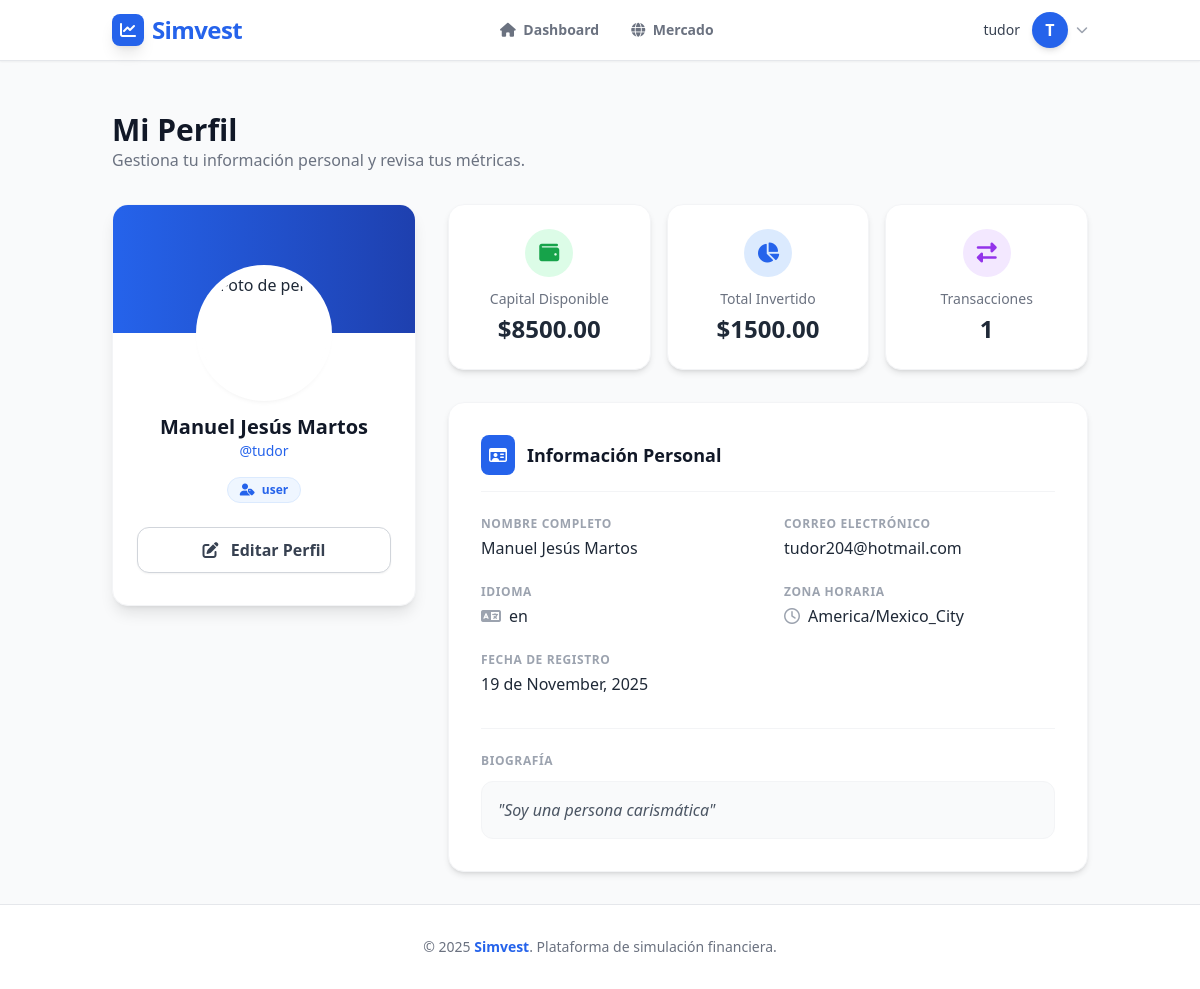
Page /profile/ (signed in) on the earlier database version.
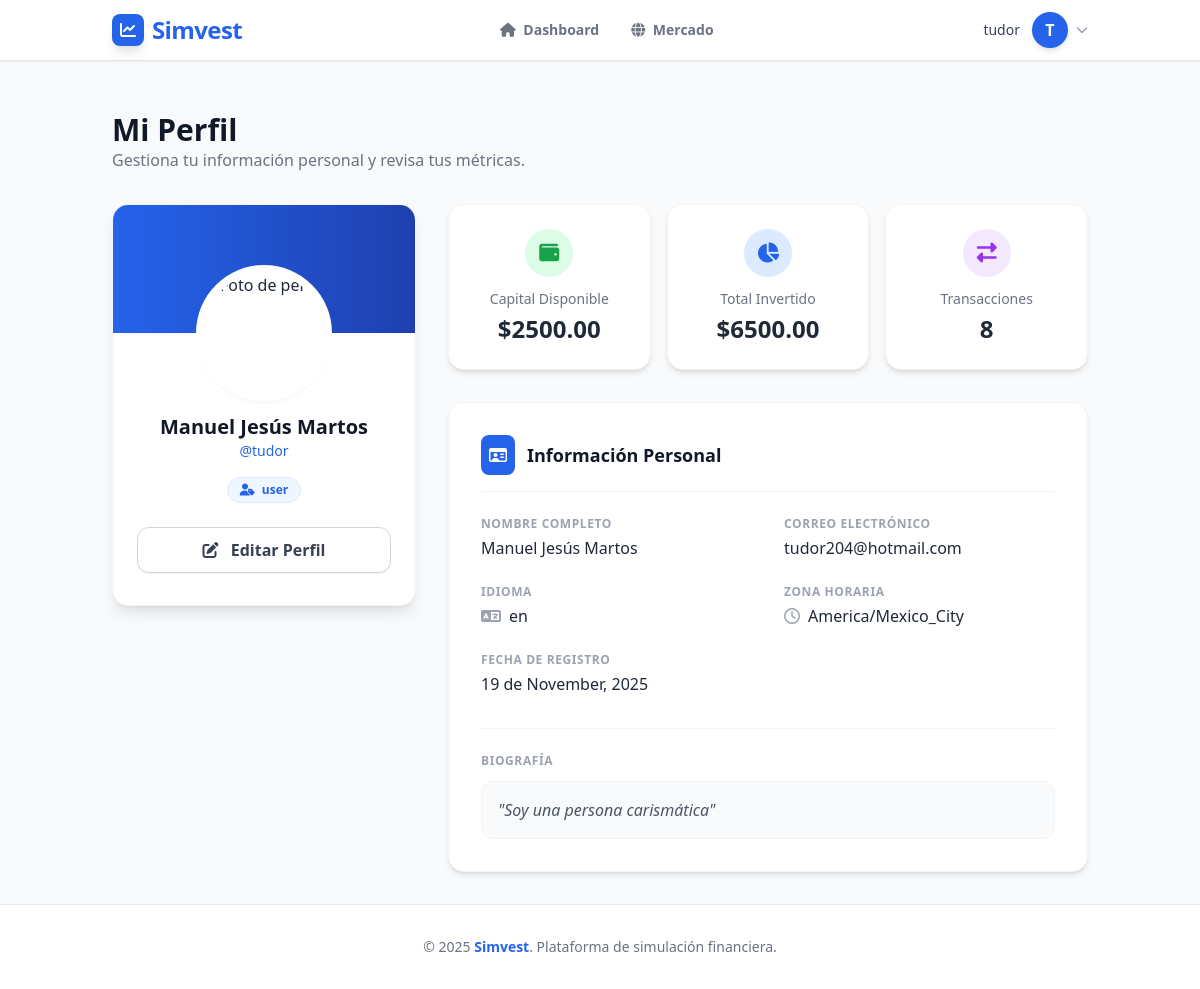
Same page on the later database version.
### app/models.py (models this page shows, shortened)
class User(db.Model, UserMixin):
    __tablename__ = 'users'
    id = db.Column(db.Integer, primary_key=True)
    username = db.Column(db.String(20), unique=True, nullable=False)
    email = db.Column(db.String(120), unique=True, nullable=False)
    password_hash = db.Column(db.String(128), nullable=False)  # Cambiado de password a password_hash
    first_name = db.Column(db.String(50))
    last_name = db.Column(db.String(50))
    capital = db.Column(db.Float, nullable=False, default=10000.00)
    created_at = db.Column(db.DateTime, nullable=False, default=datetime.utcnow)
    last_login = db.Column(db.DateTime)
    is_active = db.Column(db.Boolean, default=True)
    is_verified = db.Column(db.Boolean, default=False)
    profile_picture = db.Column(db.String(255))
    bio = db.Column(db.Text)
    language = db.Column(db.String(10), default='es')
    timezone = db.Column(db.String(50), default='UTC')
    role = db.Column(db.String(20), default='user')
    @property
    def password(self):
        raise AttributeError('La contraseña no es un atributo legible')
    @password.setter
    def password(self, password):
        self.set_password(password)
    def get_full_name(self):
        if self.first_name and self.last_name:
            return f"{self.first_name} {self.last_name}"
        return self.username

### app/controllers/ProfileController.py (the view)
@profile_bp.route('/', methods=['GET'])
@login_required
def profile():
    total_invested = 0
    if hasattr(current_user, 'holdings'):
        for holding in current_user.holdings:
            total_invested += (holding.quantity * holding.purchase_price)
    transactions_count = 0
    if hasattr(current_user, 'transactions'):
        transactions_count = len(current_user.transactions)
    return render_template('Profile/profile.html',
                           user=current_user,
                           total_invested=total_invested,
                           transactions_count=transactions_count)

### app/models.py (called while the page is built)
@login_manager.user_loader
def load_user(user_id):
    return db.session.get(User, int(user_id))

### app/templates/Profile/profile.html (shortened to what the changed rows need)
{% extends "base.html" %}
{% block content %}
<div class="max-w-6xl mx-auto">
    <div class="mb-8">
        <h1 class="text-3xl font-bold text-gray-900 dark:text-white">Mi Perfil</h1>
    </div>
    <div class="grid grid-cols-1 lg:grid-cols-12 gap-8">
        <div class="lg:col-span-4">
            <div class="bg-white dark:bg-gray-800 rounded-2xl shadow-lg border border-gray-100 dark:border-gray-700 overflow-hidden sticky top-24">
                <div class="px-6 pb-8 relative">
                    <div class="text-center">
                        <h2 class="text-xl font-bold text-gray-900 dark:text-white">
                            {{ user.get_full_name() or user.username }}
                        </h2>
                        <p class="text-sm text-simvest-blue dark:text-simvest-lightblue font-medium mb-4">
                            @{{ user.username }}
                        </p>
                        <div class="flex justify-center gap-2 mb-6">
                            <span class="px-3 py-1 rounded-full text-xs font-semibold bg-blue-50 text-blue-600 dark:bg-blue-900/30 dark:text-blue-200 border border-blue-100 dark:border-blue-800">
                                <i class="fa-solid fa-user-tag mr-1"></i> {{ user.role or 'Inversor' }}
                            </span>
                        </div>
                        <a href="{{ url_for('profile.edit_profile') }}"
                           class="w-full block bg-white dark:bg-gray-700 border border-gray-300 dark:border-gray-600 text-gray-700 dark:text-gray-200 font-semibold py-2.5 px-4 rounded-xl hover:bg-gray-50 dark:hover:bg-gray-600 transition duration-200 shadow-sm">
                           <i class="fa-solid fa-pen-to-square mr-2"></i> Editar Perfil
                        </a>
                    </div>
                </div>
            </div>
        </div>
        <div class="lg:col-span-8 space-y-8">
            <div class="grid grid-cols-1 md:grid-cols-3 gap-4">
                <div class="bg-white dark:bg-gray-800 p-6 rounded-2xl shadow-md border border-gray-100 dark:border-gray-700 flex flex-col items-center text-center hover:shadow-lg transition-shadow">
                    <div class="w-12 h-12 bg-green-100 text-green-600 dark:bg-green-900/30 dark:text-green-400 rounded-full flex items-center justify-center mb-3 text-xl">
                        <i class="fa-solid fa-wallet"></i>
                    </div>
                    <p class="text-sm text-gray-500 dark:text-gray-400 font-medium">Capital Disponible</p>
                    <h3 class="text-2xl font-bold text-gray-800 dark:text-white mt-1">
                        ${{ "%.2f"|format(user.capital) }}
                    </h3>
                </div>
                <div class="bg-white dark:bg-gray-800 p-6 rounded-2xl shadow-md border border-gray-100 dark:border-gray-700 flex flex-col items-center text-center hover:shadow-lg transition-shadow">
                    <div class="w-12 h-12 bg-blue-100 text-simvest-blue dark:bg-blue-900/30 dark:text-blue-400 rounded-full flex items-center justify-center mb-3 text-xl">
                        <i class="fa-solid fa-chart-pie"></i>
                    </div>
                    <p class="text-sm text-gray-500 dark:text-gray-400 font-medium">Total Invertido</p>
                    <h3 class="text-2xl font-bold text-gray-800 dark:text-white mt-1">
                        ${{ "%.2f"|format(total_invested) }}
                    </h3>
                </div>
                <div class="bg-white dark:bg-gray-800 p-6 rounded-2xl shadow-md border border-gray-100 dark:border-gray-700 flex flex-col items-center text-center hover:shadow-lg transition-shadow">
                    <div class="w-12 h-12 bg-purple-100 text-purple-600 dark:bg-purple-900/30 dark:text-purple-400 rounded-full flex items-center justify-center mb-3 text-xl">
                        <i class="fa-solid fa-right-left"></i>
                    </div>
                    <p class="text-sm text-gray-500 dark:text-gray-400 font-medium">Transacciones</p>
                    <h3 class="text-2xl font-bold text-gray-800 dark:text-white mt-1">
                        {{ transactions_count }}
                    </h3>
                </div>
            </div>
            <div class="bg-white dark:bg-gray-800 rounded-2xl shadow-md border border-gray-100 dark:border-gray-700 p-8">
                <div class="grid grid-cols-1 md:grid-cols-2 gap-y-6 gap-x-8">
                    <div>
                        <label class="block text-xs font-semibold text-gray-400 uppercase tracking-wider mb-1">Nombre Completo</label>
                        <p class="text-gray-800 dark:text-gray-200 font-medium">
                            {{ user.first_name }} {{ user.last_name }}
                        </p>
                    </div>
                    <div>
                        <label class="block text-xs font-semibold text-gray-400 uppercase tracking-wider mb-1">Correo Electrónico</label>
                        <p class="text-gray-800 dark:text-gray-200 font-medium">{{ user.email }}</p>
                    </div>
                    <div>
                        <label class="block text-xs font-semibold text-gray-400 uppercase tracking-wider mb-1">Idioma</label>
                        <p class="text-gray-800 dark:text-gray-200 font-medium flex items-center gap-2">
                            <i class="fa-solid fa-language text-gray-400"></i> {{ user.language or 'Español' }}
                        </p>
                    </div>
                    <div>
                        <label class="block text-xs font-semibold text-gray-400 uppercase tracking-wider mb-1">Zona Horaria</label>
                        <p class="text-gray-800 dark:text-gray-200 font-medium flex items-center gap-2">
                            <i class="fa-regular fa-clock text-gray-400"></i> {{ user.timezone or 'UTC' }}
                        </p>
                    </div>
                    <div>
                        <label class="block text-xs font-semibold text-gray-400 uppercase tracking-wider mb-1">Fecha de Registro</label>
                        <p class="text-gray-800 dark:text-gray-200 font-medium">
                            {{ user.created_at.strftime('%d de %B, %Y') }}
                        </p>
                    </div>
                </div>
                {% if user.bio %}
                <div class="mt-8 pt-6 border-t border-gray-100 dark:border-gray-700">
                    <label class="block text-xs font-semibold text-gray-400 uppercase tracking-wider mb-3">Biografía</label>
                    <div class="bg-gray-50 dark:bg-gray-700/50 p-4 rounded-xl text-gray-600 dark:text-gray-300 italic border border-gray-100 dark:border-gray-600">
                        "{{ user.bio }}"
                    </div>
                </div>
                {% endif %}
            </div>
        </div>
    </div>
</div>
{% endblock %}

### app/templates/base.html (shortened to what this page needs)
<!DOCTYPE html>
<html lang="es" class="scroll-smooth">
<head>
  <script src="https://cdn.tailwindcss.com"></script>
  <link href="https://unpkg.com/aos@2.3.1/dist/aos.css" rel="stylesheet">
  <link rel="stylesheet" href="https://cdnjs.cloudflare.com/ajax/libs/font-awesome/6.4.0/css/all.min.css">
</head>
<body class="font-sans text-simvest-gray bg-simvest-bg dark:bg-simvest-darkbg dark:text-gray-100 transition-colors duration-300">
  <header class="bg-white/90 dark:bg-gray-800/90 backdrop-blur-md shadow-sm fixed w-full top-0 z-50 border-b border-gray-200 dark:border-gray-700 transition-colors duration-300">
    <div class="container mx-auto flex justify-between items-center px-6 py-3">
      <a href="{{ url_for('dashboard.dashboard') }}" class="flex items-center gap-2 group">
        <div class="w-8 h-8 bg-simvest-blue text-white flex items-center justify-center rounded-lg shadow-lg group-hover:rotate-12 transition-transform">
            <i class="fa-solid fa-chart-line"></i>
        </div>
        <span class="text-2xl font-extrabold tracking-tight text-simvest-blue dark:text-simvest-lightblue">
          Simvest
        </span>
      </a>
      {% if current_user.is_authenticated %}
      <nav class="hidden md:flex items-center space-x-8">
          <a href="{{ url_for('dashboard.dashboard') }}"
             class="text-sm font-semibold transition-colors duration-200
             {% if request.endpoint == 'dashboard.dashboard' %} text-simvest-blue dark:text-simvest-lightblue {% else %} text-gray-500 hover:text-simvest-blue dark:text-gray-400 dark:hover:text-white {% endif %}">
             <i class="fa-solid fa-house mr-1"></i> Dashboard
          </a>
          <a href="{{ url_for('market.market') }}"
             class="text-sm font-semibold transition-colors duration-200
             {% if request.endpoint == 'market.market' %} text-simvest-blue dark:text-simvest-lightblue {% else %} text-gray-500 hover:text-simvest-blue dark:text-gray-400 dark:hover:text-white {% endif %}">
             <i class="fa-solid fa-globe mr-1"></i> Mercado
          </a>
      </nav>
      {% endif %}
      <div class="flex items-center gap-4">
        {% if current_user.is_authenticated %}
          <div class="relative ml-3">
            <div>
              <button type="button" onclick="toggleDropdown()" class="flex items-center gap-2 max-w-xs bg-white dark:bg-gray-800 rounded-full focus:outline-none focus:ring-2 focus:ring-offset-2 focus:ring-simvest-blue" id="user-menu-button" aria-expanded="false" aria-haspopup="true">
                <span class="hidden md:block text-sm font-medium text-gray-700 dark:text-gray-200 mr-1">
                    {{ current_user.username }}
                </span>
                {% if current_user.profile_picture %}
                    <img class="h-9 w-9 rounded-full object-cover border border-gray-200 dark:border-gray-600" src="{{ url_for('static', filename='uploads/' + current_user.profile_picture) }}" alt="">
                {% else %}
                    <div class="h-9 w-9 rounded-full bg-simvest-blue text-white flex items-center justify-center font-bold shadow-md">
                        {{ current_user.username[0] | upper }}
                    </div>
                {% endif %}
                <i class="fa-solid fa-chevron-down text-xs text-gray-400"></i>
              </button>
            </div>
          </div>
        {% endif %}
      </div>
    </div>
  </header>
  <main data-aos="fade-up" data-aos-delay="50" class="container mx-auto px-6 py-8">
    {% block content %}{% endblock %}
  </main>
  <footer class="bg-white border-t border-gray-200 dark:bg-simvest-darkbg dark:border-gray-800 text-gray-500 dark:text-gray-400 py-8 mt-auto">
    <div class="container mx-auto px-6 text-center">
      <p class="text-sm">&copy; 2025 <span class="font-bold text-simvest-blue">Simvest</span>. Plataforma de simulación financiera.</p>
    </div>
  </footer>
</body>
</html>

Differences in the rows shown:
changed User "Manuel Jesús Martos": capital "8500.00" → "2500.00"
Other differences:
{{ "%.2f"|format(total_invested) }}: "1500.00" → "6500.00"
{{ transactions_count }}: "1" → "8"
